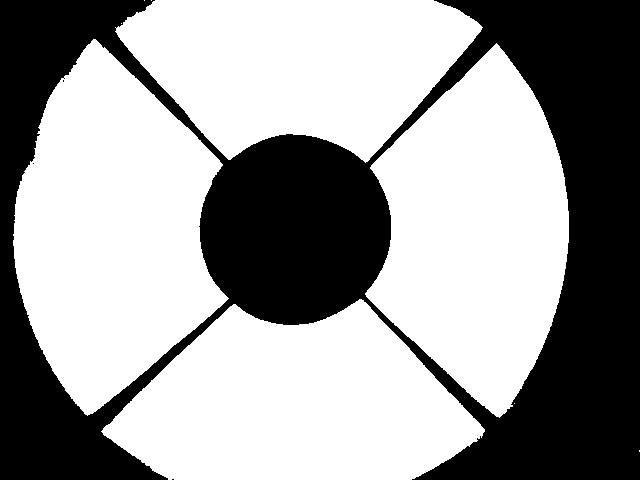
//> input picture omnicamera/mask.pgm, 640 x 480 px
$ ./sfm   (built with g++ and OpenCV 4, older OpenCV classes emulated)
//> lines starting //> are read from the running program, lines starting //| are printed output that depends on the picture; after the words box and inside, x2 and y2 are one past the last pixel; in counts of white or black regions, pixels touching at a corner belong together; pictures that were not available may be replaced by others from this repository, and a replacement may not be noted
#include <sstream>
#include <iostream>
#include <opencv.hpp>
#include <highgui/highgui.hpp>
#include <stdlib.h>

using namespace std;
using namespace cv;


// [46 lines of commented-out code are left out]
int main(int argc, char *argv[])
{

	Mat mask=imread("mask.pgm",0);
//> mask: 480 rows x 640 cols, CV_8UC1; 61.8% white; 4 black regions (3 under 20 px), largest, box (x1, y1, x2, y2) and area: (0, 0, 640, 480) 117443
	Mat mask2;
	erode(mask,mask2,Mat());
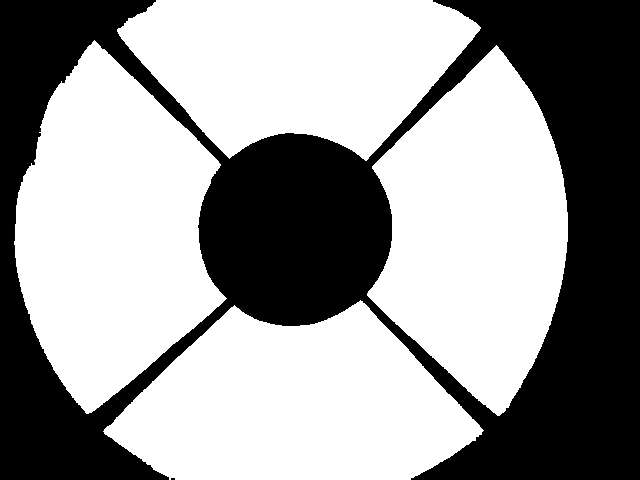
//> mask2: 480 rows x 640 cols, CV_8UC1; 60.4% white; 2 black regions (1 under 20 px), largest, box (x1, y1, x2, y2) and area: (0, 0, 640, 480) 121685
	erode(mask2,mask,Mat());
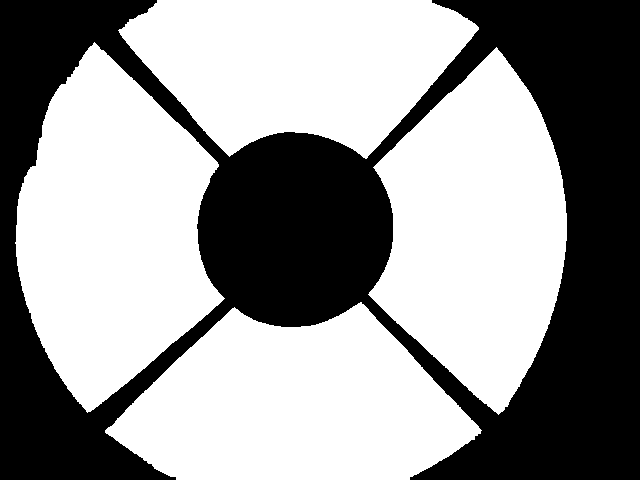
//> mask: 480 rows x 640 cols, CV_8UC1; 59% white; 1 black region, box (x1, y1, x2, y2) and area: (0, 0, 640, 480) 125844
	erode(mask,mask2,Mat());
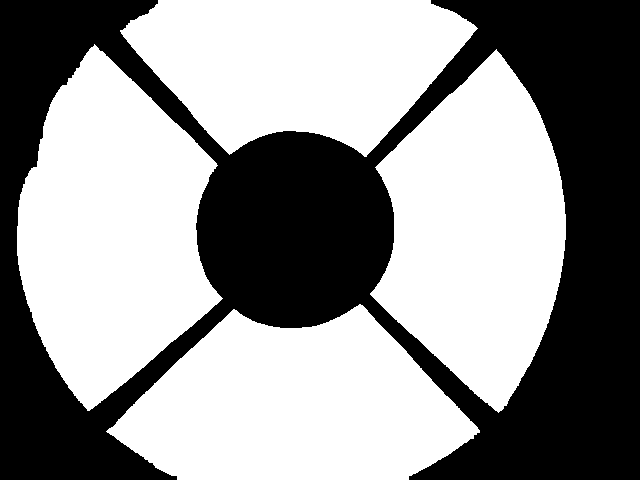
//> mask2: 480 rows x 640 cols, CV_8UC1; 57.7% white; 1 black region, box (x1, y1, x2, y2) and area: (0, 0, 640, 480) 129932

	cout<<"opening... "<<flush;
	VideoCapture cap("remapped.avi");
    if(!cap.isOpened()){  // check if we succeeded
		cout<<"fail."<<flush;
        return -1;
	}
    namedWindow("orig",1);
    namedWindow("out",1);
	Mat dst;
	Mat *d2=NULL;
	ORB orb;
	BruteForceMatcher<Hamming> matcher;
	vector <KeyPoint> *kp1=NULL, *kp2=NULL;
	Mat *desc1=NULL, *desc2=NULL;

    for(int stop=0;!stop;)
    {
        Mat frame;
        cap >> frame; // get a new frame from camera
//> frame is the input picture: 480 rows x 640 cols, CV_8UC3; 61.8% white; 4 black regions (3 under 20 px), largest, box (x1, y1, x2, y2) and area: (0, 0, 640, 480) 117443
        cvtColor(frame, dst, CV_BGR2GRAY);

        imshow	("orig", dst);


//	GaussianBlur(dst, dst, Size(3,3), 1.5, 1.5);
//	Canny( dst, dst, -0, 5);

	int scale=1;
	Mat out; resize(dst,out,dst.size()*scale);
		if(kp2) delete kp2;
		kp2=kp1;
		kp1 = new vector <KeyPoint>;
		if(desc2) delete desc2;
		desc2=desc1;
		desc1 = new Mat;

	resize(mask2,mask,dst.size());
	orb(dst, mask, *kp1, *desc1);
	if(d2){
		vector< vector< DMatch > >  matches;
		matcher.knnMatch(*desc1, *desc2, matches, 4);

		for( int i = 0; i < matches.size(); i++ ) {
			line(out, (*kp2)[matches[i][0].trainIdx].pt*scale, (*kp1)[matches[i][0].queryIdx].pt*scale,255);//*matches[i][1].distance/matches[i][0].distance/3.);
			circle(out, (*kp2)[matches[i][0].trainIdx].pt*scale,1,255);
			cout << (*kp2)[matches[i][0].trainIdx].pt << "moved to" << (*kp1)[matches[i][0].queryIdx].pt << "dist" << matches[i][0].distance << "color" << 255*(matches[i][0].distance+matches[i][1].distance+matches[i][2].distance+matches[i][3].distance)/matches[i][0].distance << endl;
		}
// [11 lines of commented-out code are left out]

	}

		if (d2) delete d2;
		d2=new Mat();
		dst.copyTo(*d2);
		imshow	("out", out);
        switch(int k = waitKey(2000)){
			case -1: break;
			case 27: stop=1; break;
			default: cout<<"key: "<<k<<endl; break;
		}
    }

    // the camera will be deinitialized automatically in VideoCapture destructor
    return 0;

}
